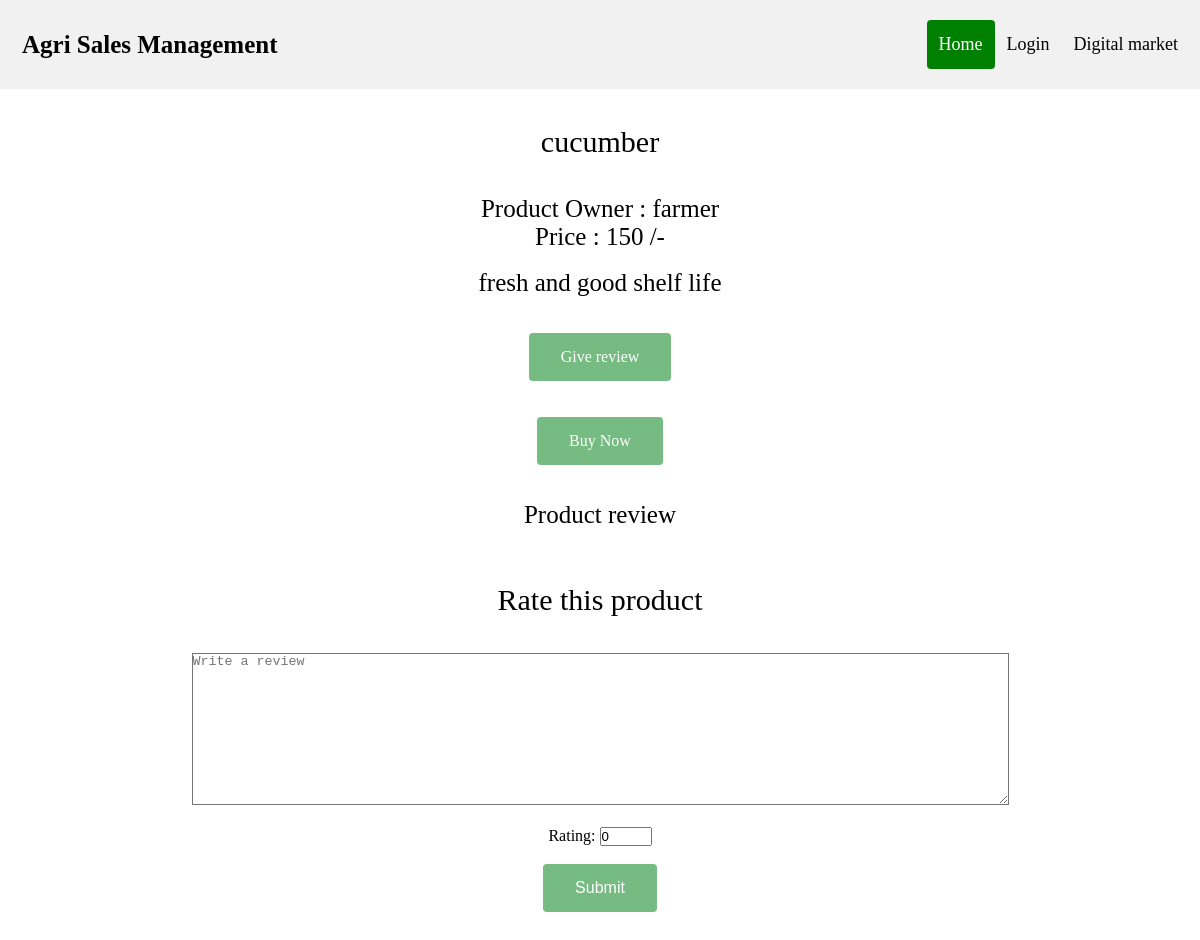
Screenshot of /review.php?pid=43 with the database file from the repository.
### tables this page shows
CREATE TABLE `fproduct` (
  `fid` int(255) NOT NULL,
  `pid` int(255) NOT NULL,
  `product` varchar(255) NOT NULL,
  `pcat` varchar(255) NOT NULL,
  `pinfo` varchar(255) NOT NULL,
  `price` float NOT NULL
);

CREATE TABLE `farmer` (
  `fid` int(255) NOT NULL,
  `fname` varchar(255) NOT NULL,
  `fusername` varchar(255) NOT NULL,
  `fpassword` varchar(255) NOT NULL,
  `fhash` varchar(255) NOT NULL,
  `femail` varchar(255) NOT NULL,
  `fmobile` varchar(255) NOT NULL,
  `faddress` text NOT NULL
);

### review.php (the view, shortened to what this page needs)
<?php
	require 'db.php';
	$pid = $_GET['pid'];
?>
<!DOCTYPE html>
<html>
<head>
		<link rel="stylesheet" href="css/style1.css">
</head>
<body>
				<?php
					require 'menu.php';
					$sql="SELECT * FROM fproduct WHERE pid = '$pid'";
					$result = mysqli_query($conn, $sql);
					$row = mysqli_fetch_assoc($result);
					$fid = $row['fid'];
					$sql = "SELECT * FROM farmer WHERE fid = '$fid'";
					$result = mysqli_query($conn, $sql);
					$frow = mysqli_fetch_assoc($result);
					?>
				<section id="main">
						<div class="container">
							<div class="row">
								<center>
								<div>
									<br><br>
									<b><p style="font: 30px Times new roman;"><?= $row['product']; ?></p></b>
									<br><br>
									<p style="font: 25px Times new roman;">Product Owner : <?= $frow['fname']; ?></p>
									<p style="font: 25px Times new roman;">Price : <?= $row['price'].' /-'; ?></p>
								</div>
								</center>
							</div>
							<br>
							<center>
							<div class="row">
								<div style="font: 25px Times new roman;">
									<?= $row['pinfo']; ?>
								</div>
							</div>
							</center>
						</div>
						<br><br>
						<div class="12u$">
                            <center>
                                <div class="row uniform">
                                    <div>
										<a href="#review" class="buttonfit" style="text-decoration: none;">Give review</a>
										<br><br><br>
                                        <a href="buyNow.php?pid=<?= $pid; ?>" class="buttonfit" style="text-decoration: none;">Buy Now</a>
                                    </div>
                                </div>
                            </center>
                        </div>
					<div class="container">
					<center>
					<br><br>
					<b><p style="font: 25px Times new roman;">Product review</p></b>
					</center>
				</section>
					<section class="review" id="review">
					<div class="container">
						<center>
						<b><p style="font: 30px Times new roman; align: left;">Rate this product</p></b>
						<br><br>
						<form method="POST" action="reviewInput.php?pid=<?= $pid; ?>">
							<div class="row">
								<div class="col-sm-7">
									<textarea style="background-color:white;color: black;" rows="10" cols="100" name="comment" placeholder="Write a review"></textarea>
								</div>
								<div class="col-sm-5">
									<br >
									Rating: <input type="number" min="0" max="10" name="rating" value="0"/>
								</div>
							</div>
								<br>
									<input class="buttonfit" type="submit">
								<br><br><br><br>
						</form>
						</center>
					</div>
					</section>
</body>
</html>

### css/style1.css (style rules this page uses)
* { margin: 0; padding: 0; box-sizing: border-box; }
.buttonfit { background-color:rgba(31, 145, 50, 0.61); border-radius: 4px; border: 0px; color: white; padding: 15px 32px; text-align: center; text-decoration: none; display: inline-block; font-size: 16px; }

### rows the page displays
fproduct: product "cucumber", price "150", pinfo "fresh and good shelf life"
farmer: fname "farmer"

### other values shown
$loginProfile "Login"
